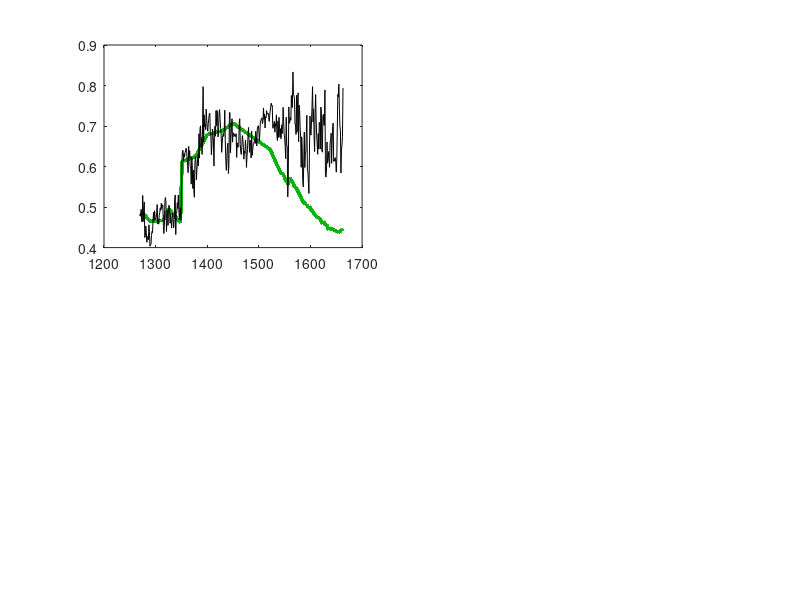

This figure's MATLAB source: (Note: this script raises an error after producing the figure.)
clc
clear all
close all

load zero.mat
load zett.mat
load etta.mat
load endo.mat

Tend = 395;

figure(1)
subplot(2,2,1)
hM = plot(per(1:Tend-1,:),ySimT_zero(1:Tend-1,:),'Color',[0.05 0.7 0.05],'LineWidth',2);
hold on
hD = plot(per(1:Tend-1,:),yd(1:Tend-1,:),'k-');
hold off
hMGroup = hggroup;
hDGroup = hggroup;
set(hM,'Parent',hMGroup)
set(hD,'Parent',hDGroup)
set(get(get(hMGroup,'Annotation'),'LegendInformation'),'IconDisplayStyle','on'); 
set(get(get(hDGroup,'Annotation'),'LegendInformation'),'IconDisplayStyle','on'); 
legend('model','data','Orientation','vertical','Location','NorthWest')
grid on
ylim([0.35 1])
xlim([per(1,1) per(Tend-1,1)])
ylabel('1700=1')
text('Position',[1400 0.45],'string','X_{t+1}=X_{t}','Color',[0.05 0.7 0.05])
title('constant productivity')
subplot(2,2,2)
plot(per(1:Tend-1,:),ySimT_zett(1:Tend-1,:),'Color',[0.05 0.7 0.05],'LineWidth',2)
hold on
plot(per(1:Tend-1,:),yd(1:Tend-1,:),'k-')
hold off
grid on
ylim([0.35 1])
xlim([per(1,1) per(Tend-1,1)])
text('Position',[1400 0.45],'string','X_{t+1}=\zeta+X_{t}','Color',[0.05 0.7 0.05])
title('arithmetic growth')
subplot(2,2,3)
plot(per(1:Tend-1,:),ySimT_etta(1:Tend-1,:),'Color',[0.05 0.7 0.05],'LineWidth',2)
hold on
plot(per(1:Tend-1,:),yd(1:Tend-1,:),'k-')
hold off
grid on
ylim([0.35 1])
xlim([per(1,1) per(Tend-1,1)])
xlabel('years')
ylabel('1700=1')
text('Position',[1400 0.45],'string','X_{t+1}=(1+\eta)X_{t}','Color',[0.05 0.7 0.05])
title('exponential growth')
subplot(2,2,4)
plot(per(1:Tend-1,:),ySimT_endo(1:Tend-1,:),'Color',[0.05 0.7 0.05],'LineWidth',2)
hold on
plot(per(1:Tend-1,:),yd(1:Tend-1,:),'k-')
hold off
grid on
ylim([0.35 1])
xlim([per(1,1) per(Tend-1,1)])
xlabel('years')
text('Position',[1400 0.45],'string','X_{t+1}=(1+\gamma L_{t})X_{t}','Color',[0.05 0.7 0.05])
title('Boserup-Kremer endogenous growth')
saveas(gcf,'FigBM','epsc')